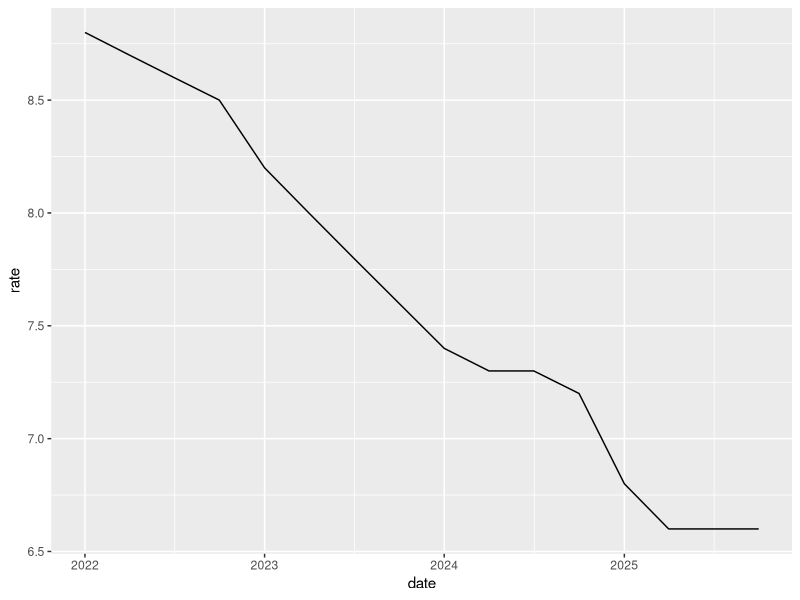
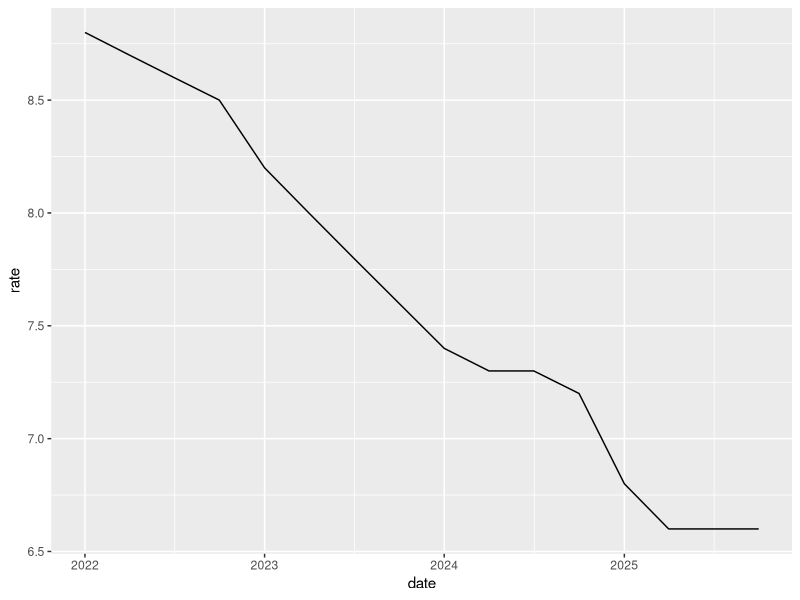
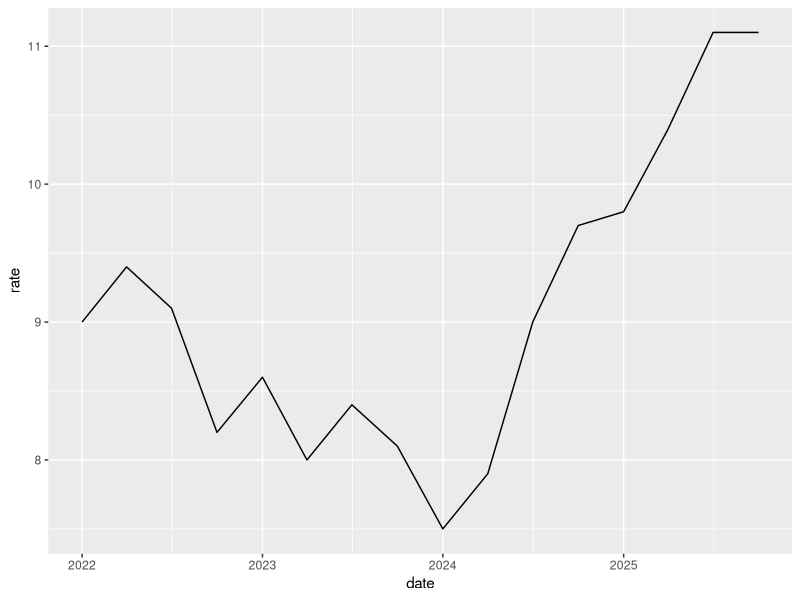

These figures' R source, in order:
## ---- chunk 1
#| include: false
library(tidyverse)
rates <- read_csv("unemployment.csv")
REGION <- "Jazan"
now <- rates |>
  filter(region == REGION, quarter == "2025Q4") |>
  pull(rate)
then <- rates |>
  filter(region == REGION, quarter == "2022Q1") |>
  pull(rate)
## ---- chunk 2
glimpse(rates)
## ---- chunk 3
#| fig-width: 8
#| fig-height: 3.5
#| fig-cap: "Unemployment rate, Kingdom, 2022 to 2025 (%)"
kingdom <- rates |> filter(region == "Kingdom")
ggplot(kingdom, aes(date, rate)) + geom_line()
## ---- chunk 4
#| layout-ncol: 2
#| fig-height: 4
#| fig-cap: !expr c("The Kingdom", REGION)
ggplot(kingdom, aes(date, rate)) + geom_line()
rates |>
  filter(region == REGION) |>
  ggplot(aes(date, rate)) + geom_line()
